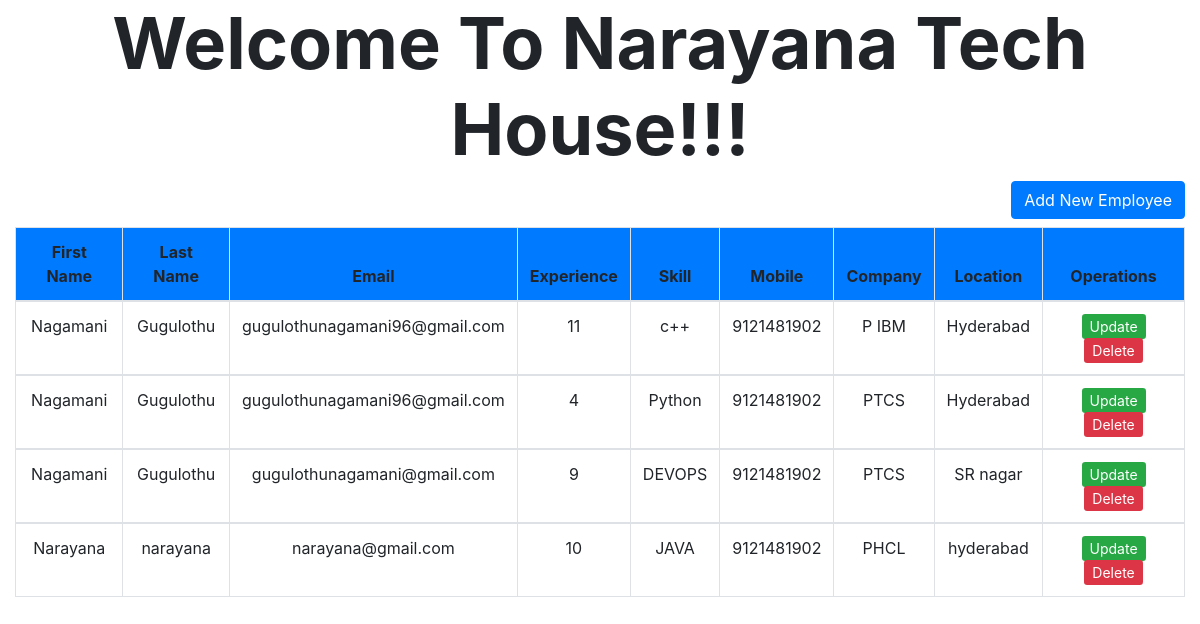
The page / on the database its author committed.
### curdapp/models.py (models this page shows)
class Employee(models.Model):
    first_name = models.CharField(max_length=50)
    last_name = models.CharField(max_length=50)
    email = models.EmailField()
    experience = models.IntegerField()
    skill = models.CharField(max_length=50)
    mobile = models.BigIntegerField()
    company = models.CharField(max_length=50)
    location = models.CharField(max_length=50)

### curdapp/views.py (the view)
# urls.py: path('', views.mainPage, name='mainPage'),
def mainPage(request):
        data = Employee.objects.all()
        return render(request, 'mainpage.html', {'data':data})

### templates/mainpage.html (shortened to what this page needs)
<!DOCTYPE html>
<html lang="en" dir="ltr">
  <head>
    {% include 'cdnlines.html' %}
  </head>
  <body>
    <div class="container-fluid">
      <div class="row">
        <div class="col-md-12">
          <h1 class="text-center display-3 font-weight-bold">Welcome To Narayana Tech House!!!</h1>
          <div class="text-right">
            <a href="{% url 'add_emp' %}" class="btn btn-primary">Add New Employee</a>
          </div>
          <table class="table table-bordered mt-2 text-center">
            <thead class="bg-primary">
            <tr>
              <th>First Name</th>
              <th>Last Name</th>
              <th>Email</th>
              <th>Experience</th>
              <th>Skill</th>
              <th>Mobile</th>
              <th>Company</th>
              <th>Location</th>
              <th>Operations</th>
            </tr>
          </thead>
          <tbody>
            {% for i in data %}
            <tr>
              <td>{{i.first_name}}</td>
              <td>{{i.last_name}}</td>
              <td>{{i.email}}</td>
              <td>{{i.experience}}</td>
              <td>{{i.skill}}</td>
              <td>{{i.mobile}}</td>
              <td>P{{i.company}}</td>
              <td>{{i.location}}</td>
              <td>
                <a href="{% url 'update' i.id %}" class="btn-sm btn-success">Update</a>
                <a href="{% url 'delete' i.id %}" class="btn-sm btn-danger">Delete</a>
              </td>
            </tr>
          </tbody>
          {% endfor %}
        </table>
      </div>
    </div>
  </div>
</body>
</html>

### templates/cdnlines.html (shortened to what this page needs)
<link rel="stylesheet" href="https://cdn.jsdelivr.net/npm/bootstrap@4.6.2/dist/css/bootstrap.min.css">

### rows shown on the page
Employee: first_name "Nagamani", last_name "Gugulothu", email "gugulothunagamani96@gmail.com", experience "11", skill "c++", mobile "9121481902", company "IBM", location "Hyderabad"
Employee: first_name "Nagamani", last_name "Gugulothu", email "gugulothunagamani96@gmail.com", experience "4", skill "Python", mobile "9121481902", company "TCS", location "Hyderabad"
Employee: first_name "Nagamani", last_name "Gugulothu", email "gugulothunagamani@gmail.com", experience "9", skill "DEVOPS", mobile "9121481902", company "TCS", location "SR nagar"
Employee: first_name "Narayana", last_name "narayana", email "narayana@gmail.com", experience "10", skill "JAVA", mobile "9121481902", company "HCL", location "hyderabad"
